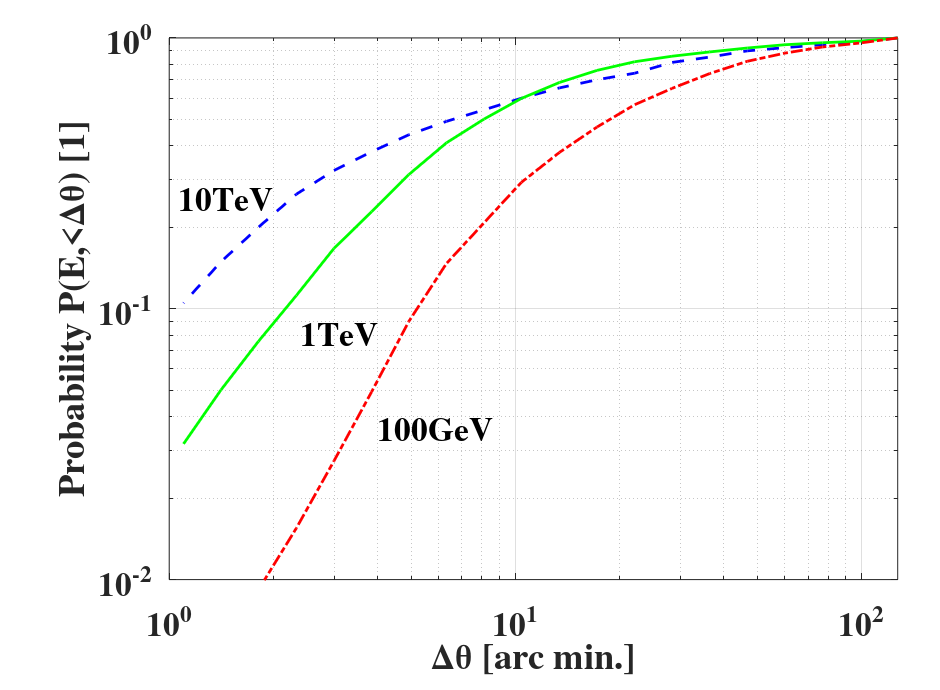
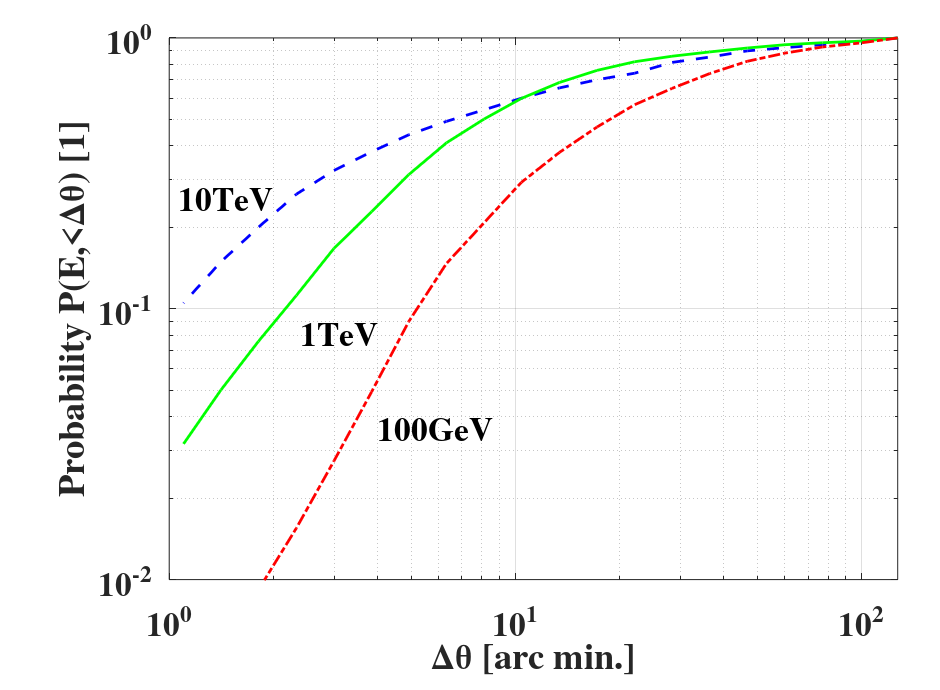
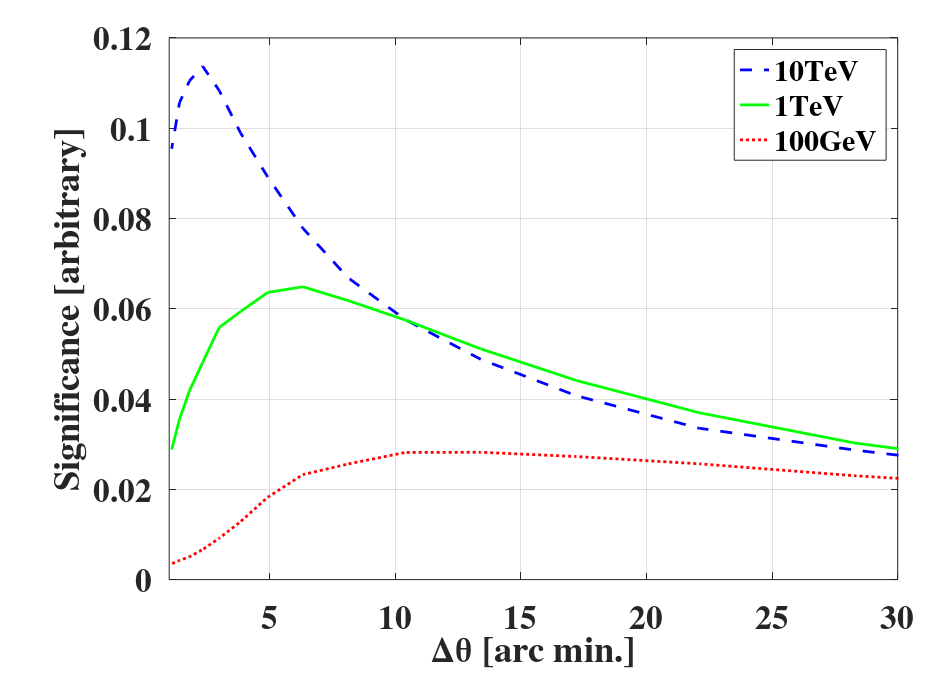
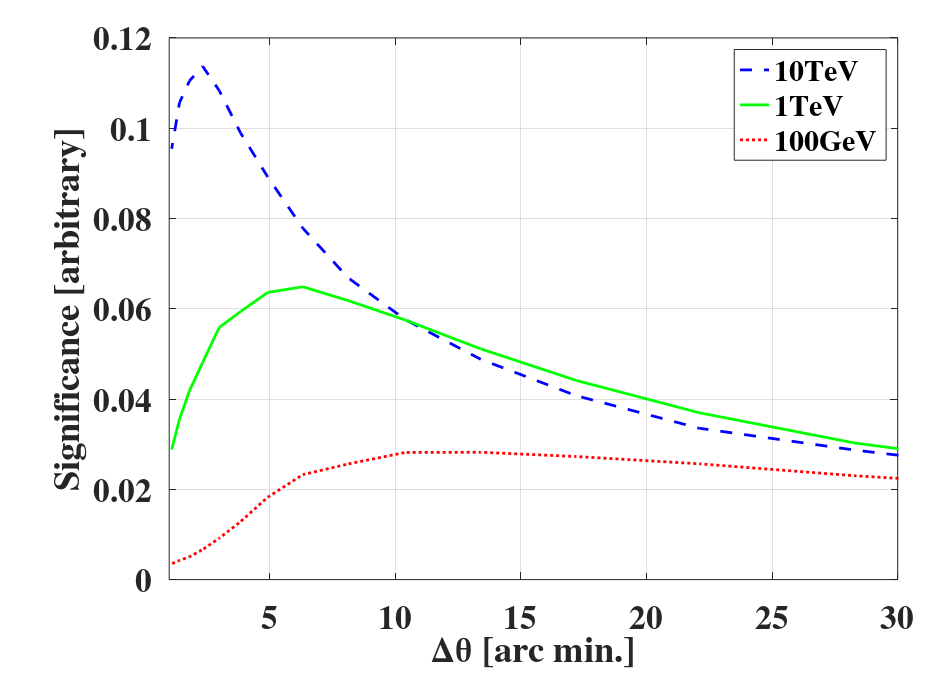

Recreate these plots in MATLAB, in order. (Note: this script raises an error after producing the figures.)
clear
load rawdata

close all

set(0,'DefaultLineLineWidth',2.0);
set(0,'DefaultAxesFontName','Times');
set(0,'DefaultAxesFontSize',24);
set(0,'DefaultAxesFontWeight','Bold');
set(0,'DefaultTextFontName','Times');
set(0,'DefaultTextFontSize',24);
set(0,'DefaultTextFontWeight','Bold');

set(0,'DefaultFigurePaperOrientation','landscape');
paper = get(0,'factoryFigurePaperSize');
margin = 0.8;
set(0,'DefaultFigurePaperPosition',[margin,margin,paper(2)-2*margin,paper(1)-2*margin]);
view = get(0,'factoryAxesPosition');
set(0,'DefaultAxesPosition',view+[0.05,0.05,0,-0.03]);

%set(0,'DefaultAxesMinorGridLineStyle','none')

%
% "Angular resolution"
%
figure

hA=loglog(angle,fr10TeV,'b--', angle,fr1TeV,'g-', angle,fr100GeV,'r-.');

th=text(4, 4e-2, '100GeV');
set(th,'VerticalAlignment','top');
set(th,'HorizontalAlignment','left');

th=text(2.4, 9e-2, '1TeV');
set(th,'VerticalAlignment','top');
set(th,'HorizontalAlignment','left');

th=text(2, 2.3e-1, '10TeV');
set(th,'VerticalAlignment','bottom');
set(th,'HorizontalAlignment','right');

%text('1TeV')
%text('100GeV')
xlabel('\Delta\theta [arc min.]')
ylabel('Probability P(E,<\Delta\theta) [1]')
axis([1.0 127.0 0.01 1.00]);
grid

saveas(gcf,'AngularErrorColor.fig')
print -depsc 'AngularErrorColor.eps'

%
% "Angular acceptance"
%
figure

hD=plot(angle,fr10TeV./angle,'b--', angle,fr1TeV./angle,'g-', angle,fr100GeV./angle,'r:');
legend('10TeV','1TeV','100GeV')

xlabel('\Delta\theta [arc min.]')
ylabel('Significance [arbitrary]')
axis([1.0 30.0 0 0.12]);
grid

saveas(gcf,'AngularAcceptanceColor.fig')
print -depsc 'AngularAcceptanceColor.eps'

%
% Collection area curve
%
%figure
%
%hB=loglog(E,Atrigger,'b-');
%
%xlabel('E [TeV]')
%ylabel('A(E) [m^2]')
%axis([1e-2 10 1e2 1e6])
%grid
%
%saveas(gcf,'CollectionAreaColor.fig')
%print -depsc 'CollectionAreaColor.eps'

%
% Differential crab rate
%
figure

splogE=[-2:1/32:2];
mask=E>0.01;
spdNdE=interp1(log10(E(mask)),log10(dNdE(mask)),splogE','spline');

hC=loglog(10.^splogE,10.^spdNdE,'b-');

xlabel('E [TeV]')
ylabel('dR/dE [sec^{-1} TeV^{-1}]')
axis([1e-2 10 1e-3 1e1])
grid

saveas(gcf,'DifferentialRateColor.fig')
print -depsc 'DifferentialRateColor.eps'

%
% Collection area curve 3/4 and 3/7
%
%figure

%hB=loglog(E,Atrigger7/1e4,'r-',E,Atrigger,'b--');
%legend('3/7 5.8p.e.','3/4 5.6p.e.',4)

%xlabel('E [TeV]')
%ylabel('A(E) [m^2]')
%axis([1e-2 10 1e2 1e6])
%grid
%
%saveas(gcf,'CollectionAreaColorFull.fig')
%print -depsc 'CollectionAreaColorFull.eps'

%
% Differential crab rate 3/4 and 3/7
%
%figure

%hC=loglog(E,dNdE7,'r-',E,dNdE,'b--');
%legend('3/7 5.8p.e.','3/4 5.6p.e.')

%xlabel('E [TeV]')
%ylabel('dR/dE [sec^{-1} TeV^{-1}]')
%axis([1e-2 10 1e-3 1e1])
%grid
%
%saveas(gcf,'DifferentialRateColorFull.fig')
%print -depsc 'DifferentialRateColorFull.eps'


%
% Sensitivity 5/50
%
figure

hE=loglog(E,EdFdEcr*10000,'k:', E,EdFdElim50*10000,'b-', E,EdFdElim5*10000,'r--');

legend(hE(2:3),'50 hours, 5\sigma','5 hours, 5\sigma',3);
legend(gca,'boxoff')

text(0.3,2.2e-6,'"Crab-like" source', 'FontName','Times','FontSize',14,'FontAngle','normal','FontWeight','Bold','VerticalAlignment','bottom','HorizontalAlignment','left')
%text(7e-1,5.6e-12,'5 hrs', 'FontName','Times','FontSize',14,'FontAngle','normal','FontWeight','Bold','VerticalAlignment','bottom','HorizontalAlignment','left')
%text(1e0,7e-13,'50 hrs', 'FontName','Times','FontSize',14,'FontAngle','normal','FontWeight','Bold','VerticalAlignment','bottom','HorizontalAlignment','left')

xlabel('E [TeV]')
ylabel('E dF/dE [m^{-2} s^{-1}]')
axis([2e-2 1e1 1e-9 1e-4])
grid

saveas(gcf,'Sensitivity50and5Color.fig')
print -depsc 'Sensitivity50and5Color.eps'

%
% Sensitivity 50
%
%figure

%hF=loglog(E,EdFdEcr,'k:', E,EdFdElim50,'b-');

%hFl=legend(hF(2),'50 hours, 5\sigma',3);
%legend(gca,'boxoff')

%text(0.3,2.2e-10,'"Crab-like" source', 'FontName','Times','FontSize',14,'FontAngle','normal','FontWeight','Bold','VerticalAlignment','bottom','HorizontalAlignment','left')
%text(1e0,7e-13,'50 hrs', 'FontName','Times','FontSize',14,'FontAngle','normal','FontWeight','Bold','VerticalAlignment','bottom','HorizontalAlignment','left')
%text(2.2e-2,1.1e-13,'(50 hours, 5\sigma)','FontSize',14,'FontAngle','normal','FontWeight','Bold','VerticalAlignment','bottom','HorizontalAlignment','left')

%xlabel('E [TeV]')
%ylabel('E dF/dE [cm^2 s^{-1}]')
%axis([2e-2 1e1 1e-13 1e-8])
%grid

%saveas(gcf,'Sensitivity50Color.fig')
%print -depsc 'Sensitivity50Color.eps'

%
% Trigger rate
%
figure

hG=semilogy(sc_thre,sc_rate,'b:', st_thre,st_rate,'b--', ar_thre,ar_rate,'b-', cr_thre,cr_rate,'r'); 

legend('NSB: Channel','NSB: Telescope', 'NSB: Array', 'CR: Array')

xlabel('Pixel Threshold [p.e.]');
ylabel('Trigger Rate [Hz]');
axis([2 14 1e-1 1e8]);
set(gca,'XTick',[2:1:14]);
set(gca,'YTick',10.^[-1:8]);
grid

saveas(gcf,'TriggerRateColor.fig')
print -depsc 'TriggerRateColor.eps'

%
% Effective Areas -- Interpolation
%
figure

hH=loglog(ea37e,ea37/10000,'b--',ea33e,ea33/10000,'b-.',ea34e,ea34/10000,'r');

legend('V7: 3/7-12m','V7: 3/3-12m','V4: 3/4-12m',4)

xlabel('E [TeV]')
ylabel('A(E) [m^2]')
axis([1e-2 10 1e2 1e6])
grid

saveas(gcf,'InterpolationCollectionAreaColor.fig')
print -depsc 'InterpolationCollectionAreaColor.eps'

%
% Proton Suppression Factor
%
figure

hI=loglog(prSupFacE,prSupFac,'b');

xlabel('Equivalent \gamma-ray energy [TeV]');
ylabel('Fraction');
axis([1e-2 10 1e-3 2]);
grid

saveas(gcf,'ProtonSuppressionFactorColor.fig')
print -depsc 'ProtonSuppressionFactorColor.eps'

%
% Proton dNdEg
%
figure
hJ=loglog(prE,prDNDEg);

xlabel('Equivalent \gamma-ray energy [TeV]');
ylabel('dR/dE [sec^{-1} TeV^{-1}]');
grid

saveas(gcf,'ProtonDifferentialRateColor.fig')
print -depsc 'ProtonDifferentialRateColor.eps'

%
% Aperture Cuts - Collection Area
%
clear 
load vvv_acceptance
figure

hK=loglog(acceptance7(:,1),acceptance7(:,2:4),'b' ,acceptance3(:,1), acceptance3(:,2:4),'r--');
xlabel('Angular Acceptance Cut [deg]')
ylabel('A(E) [m^2]')

axis([2e-2 2e0 6e1 3e5])
grid
legend([hK(1), hK(4)],'3/7-10m','3/3-10m',4)

th=text(4e-2, 1.05e4, '1TeV');
set(th,'VerticalAlignment','top');
set(th,'HorizontalAlignment','left');

th=text(1e-1, 1.6e3, '100GeV');
set(th,'VerticalAlignment','top');
set(th,'HorizontalAlignment','left');

th=text(5e-2, 7e4, '10TeV');
set(th,'VerticalAlignment','bottom');
set(th,'HorizontalAlignment','right');

saveas(gcf,'V7ApertureCollectionAreaColor.fig')
print -depsc 'V7ApertureCollectionAreaColor.eps'

figure
set(gcf,'DefaultAxesFontName','Times');
set(gcf,'DefaultAxesFontSize',12);
set(gcf,'DefaultAxesFontWeight','Bold');
set(gcf,'DefaultTextFontName','Times');
set(gcf,'DefaultTextFontSize',12);
set(gcf,'DefaultTextFontWeight','Bold');
mesh(log10(E),log10(theta),log10(ar7'),C7');
hold on;
mesh(log10(E),log10(theta),log10(ar3'),C3');
ylabel('log Aperture [deg]');
xlabel('log Energy [TeV]');
zlabel('log Effective Area [m^2]');
legend('3/7-10m','3/3-10m');
hold off;
colormap([1,0,0 ;0,0,1]);

saveas(gcf,'V7MeshCollectionAreaColor.fig')
print -depsc 'V7MeshCollectionAreaColor.eps'

figure
loglog(E,ar7(:,1),'b',E,ar3(:,1),'r--','LineWidth',2);
axis([1e-2 1e1 6e1 3e5])
set(gca,'FontSize',24);
set(gca,'Position',get(gca,'Position')+[0.05 0.05, -0.05, -0.05])
legend('3/7-10m','3/3-10m',4);
xlabel('Energy [TeV]')
ylabel('Effective Area [m^2]')
grid

saveas(gcf,'V7CollectionAreaColor.fig')
print -depsc 'V7CollectionAreaColor.eps'

